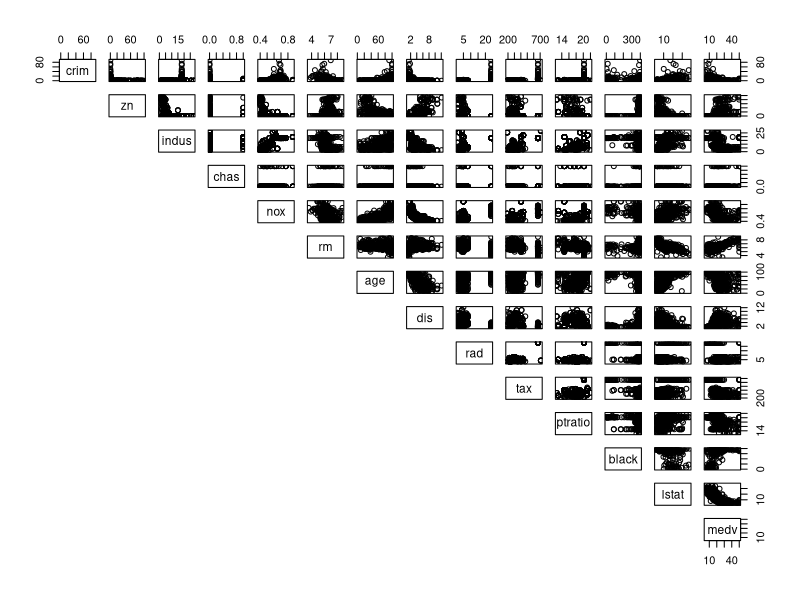
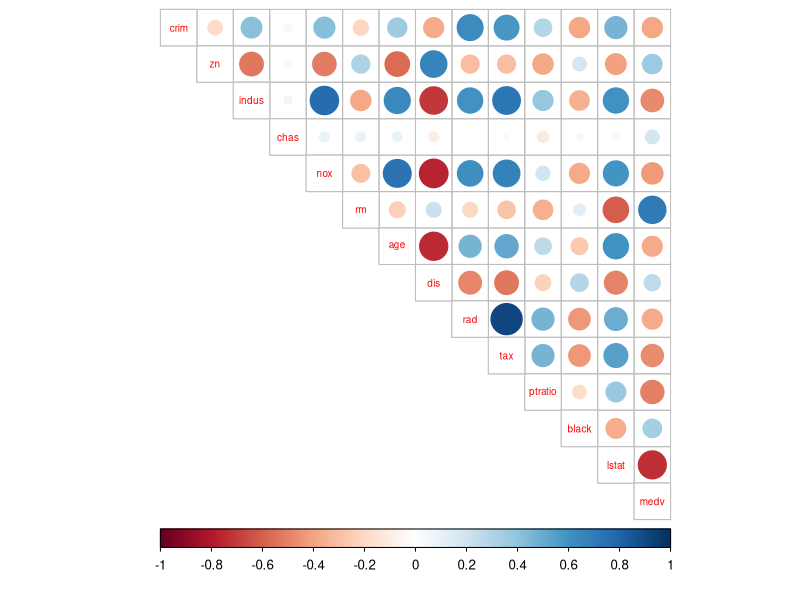
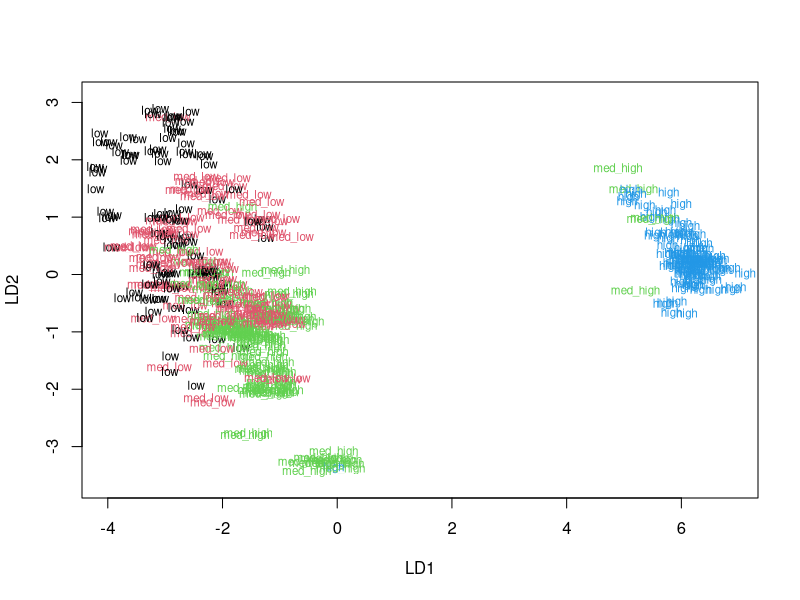
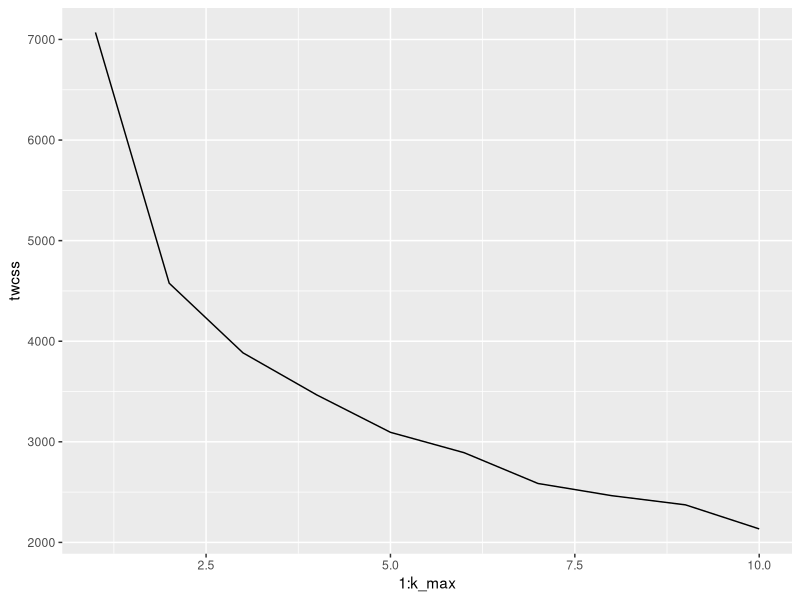
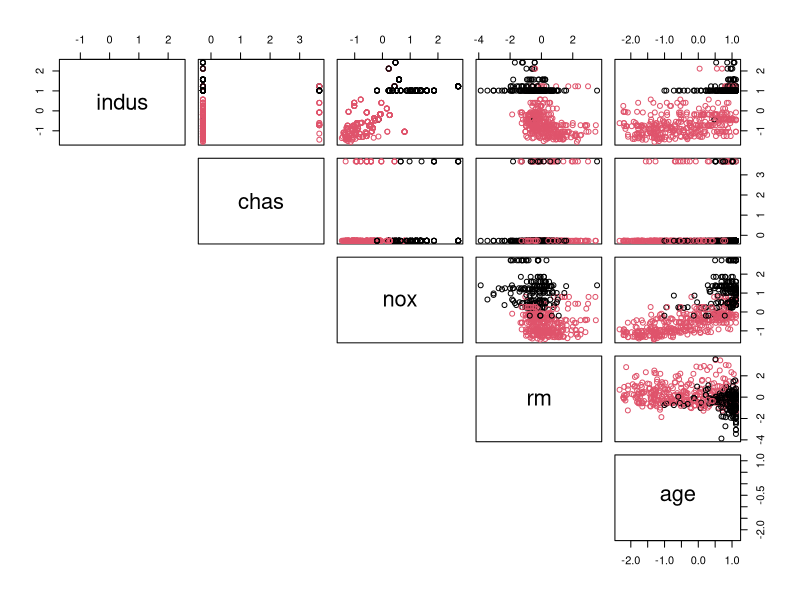
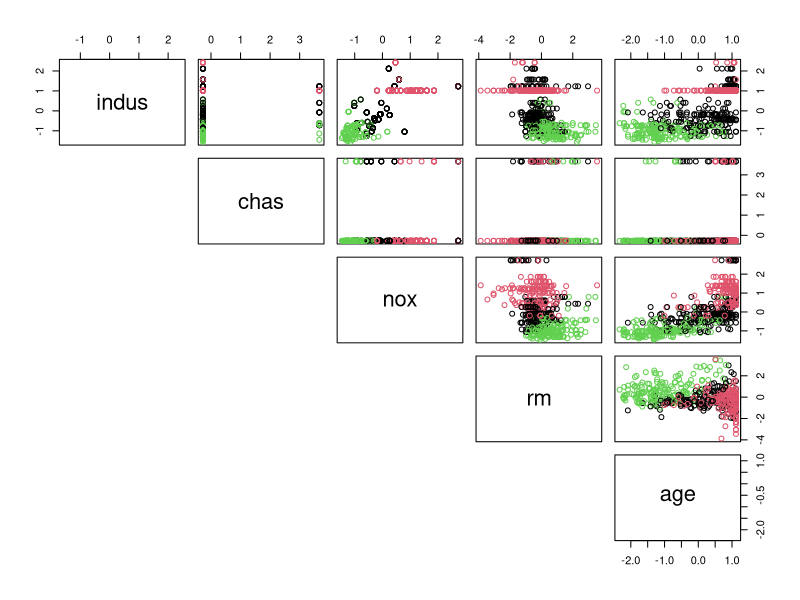

Source code (R) for these figures, in order:
## ---- chunk 1
knitr::opts_chunk$set(echo = TRUE)
## ---- chunk 2
library(dplyr)
library(ggplot2)
library(MASS)
library(corrplot)
data("Boston")
boston_scaled <- scale(Boston)
## ---- chunk 3
str(Boston)

dim(Boston)
## ---- chunk 4
pairs(Boston, lower.panel = NULL)
## ---- chunk 5
cor_matrix<-cor(Boston) %>% round(digits=2)
corrplot(cor_matrix, method="circle", type = "upper", cl.pos = "b", tl.pos = "d", tl.cex = 0.6)
## ---- chunk 6
summary(boston_scaled)
## ---- chunk 7
boston_scaled <- as.data.frame(boston_scaled)
bins <- quantile(boston_scaled$crim)
crime <- cut(boston_scaled$crim, breaks = bins, include.lowest = TRUE, label=c("low","med_low","med_high","high"))
boston_scaled <- dplyr::select(boston_scaled, -crim)
boston_scaled <- data.frame(boston_scaled, crime)
## ---- chunk 8
n <- nrow(boston_scaled)
ind <- sample(n,  size = n * 0.8)
train <- boston_scaled[ind,]
test <- boston_scaled[-ind,]
## ---- chunk 9
lda.fit <- lda(crime ~ ., data = train)
classes <- as.numeric(train$crime)
plot(lda.fit, dimen = 2, col = classes, pch = classes)
## ---- chunk 10
correct_classes <- test$crime
test <- dplyr::select(test, -crime)
lda.pred <- predict(lda.fit, newdata = test)
## ---- chunk 11
table(correct = correct_classes, predicted = lda.pred$class)
## ---- chunk 12
data("Boston")
boston_scaled <- scale(Boston)
boston_scaled <- as.data.frame(boston_scaled)
## ---- chunk 13
km <-kmeans(boston_scaled, centers = 5)
summary(km)
## ---- chunk 14
k_max <- 10
twcss <- sapply(1:k_max, function(k){kmeans(boston_scaled, k)$tot.withinss})
qplot(x = 1:k_max, y = twcss, geom = 'line')
## ---- chunk 15
km <-kmeans(boston_scaled, centers = 2)
pairs(boston_scaled[3:7], col = km$cluster, lower.panel = NULL)
km <-kmeans(boston_scaled, centers = 3)
pairs(boston_scaled[3:7], col = km$cluster, lower.panel = NULL)
